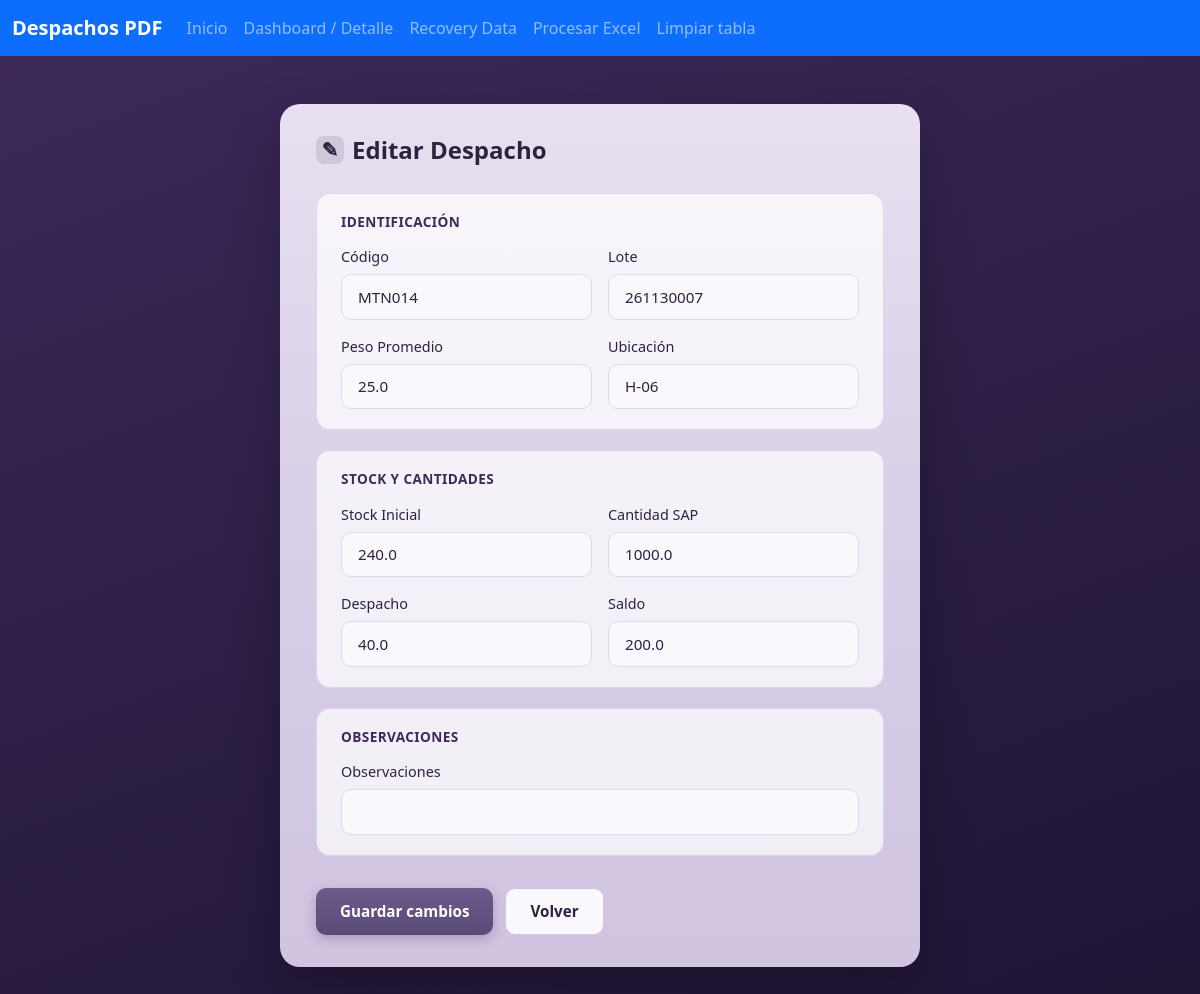
The app's page /editar/3 with its own data.
### app/models/despacho_model.py (models this page shows, shortened)
class Despacho(Base):
    __tablename__ = "despacho"
    id = Column(Integer, primary_key=True)
    id_carga = Column(Integer)
    fecha = Column(String(20))
    turno = Column(String(10))
    codigo = Column(String(20))
    lote = Column(String(20))
    peso_promedio = Column(Float)
    ubicacion = Column(String(50))
    stock_inicial = Column(Float)
    cantidad_sap = Column(Float)
    despacho = Column(Float)
    saldo = Column(Float)
    observaciones = Column(String(200))

### app/routes/dashboard_routes.py (the view, shortened to what this page needs)
@dashboard_bp.route("/editar/<int:id>", methods=["GET", "POST"])
def editar(id):
    registro = session.get(Despacho, id)
    return render_template("editar.html", r=registro)

### templates/editar.html (shortened to what this page needs)
<!DOCTYPE html>
<html lang="es">
<head>
    <link rel="stylesheet" href="{{ url_for('static', filename='main.css') }}">
    <link href="https://cdn.jsdelivr.net/npm/bootstrap@5.3.8/dist/css/bootstrap.min.css" rel="stylesheet">
</head>
<body class="d-flex flex-column min-vh-100 edit-page">
<nav class="navbar navbar-expand-lg navbar-dark bg-primary">
    <div class="container-fluid">
        <a class="navbar-brand" href="{{ url_for('dashboard.home') }}">Despachos PDF</a>
        <div class="collapse navbar-collapse" id="navbarNav">
            <ul class="navbar-nav me-auto">
                <li class="nav-item">
                    <a class="nav-link nav-link-close" href="{{ url_for('dashboard.home') }}">Inicio</a>
                </li>
                <li class="nav-item">
                    <a class="nav-link nav-link-close" href="{{ url_for('dashboard.dashboard') }}">Dashboard / Detalle</a>
                </li>
                <li class="nav-item">
                    <a class="nav-link nav-link-close" href="{{ url_for('pdf.ver_recovery') }}">Recovery Data</a>
                </li>
                <li class="nav-item">
                    <a class="nav-link nav-link-close" href="{{ url_for('excel.procesar_excel_route') }}">Procesar Excel</a>
                </li>
                <li class="nav-item">
                    <a class="nav-link nav-link-close" href="{{ url_for('pdf.limpiar_tabla') }}">Limpiar tabla</a>
                </li>
            </ul>
        </div>
    </div>
</nav>
<main class="flex-grow-1 d-flex align-items-start justify-content-center py-5 px-3">
    <div class="excel-form-panel edit-form-panel">
        <h1 class="excel-form-title">
            <span class="excel-form-icon" aria-hidden="true">✎</span>
            Editar Despacho
        </h1>
        <form method="POST" action="{{ url_for('dashboard.editar', id=r.id) }}" class="excel-form">
            <section class="excel-form-section">
                <h2 class="excel-form-section-title">Identificación</h2>
                <div class="row g-3">
                    <div class="col-md-6">
                        <label class="excel-form-label">Código</label>
                        <input type="text" name="codigo" class="excel-form-input" value="{{ r.codigo or '' }}">
                    </div>
                    <div class="col-md-6">
                        <label class="excel-form-label">Lote</label>
                        <input type="text" name="lote" class="excel-form-input" value="{{ r.lote or '' }}">
                    </div>
                    <div class="col-md-6">
                        <label class="excel-form-label">Peso Promedio</label>
                        <input type="text" name="peso" class="excel-form-input" value="{{ r.peso_promedio or '' }}">
                    </div>
                    <div class="col-md-6">
                        <label class="excel-form-label">Ubicación</label>
                        <input type="text" name="ubicacion" class="excel-form-input" value="{{ r.ubicacion or '' }}">
                    </div>
                </div>
            </section>
            <section class="excel-form-section">
                <h2 class="excel-form-section-title">Stock y cantidades</h2>
                <div class="row g-3">
                    <div class="col-md-6">
                        <label class="excel-form-label">Stock Inicial</label>
                        <input type="text" name="stock" class="excel-form-input" value="{{ r.stock_inicial or '' }}">
                    </div>
                    <div class="col-md-6">
                        <label class="excel-form-label">Cantidad SAP</label>
                        <input type="text" name="cantidad" class="excel-form-input" value="{{ r.cantidad_sap or '' }}">
                    </div>
                    <div class="col-md-6">
                        <label class="excel-form-label">Despacho</label>
                        <input type="text" name="despacho" class="excel-form-input" value="{{ r.despacho or '' }}">
                    </div>
                    <div class="col-md-6">
                        <label class="excel-form-label">Saldo</label>
                        <input type="text" name="saldo" class="excel-form-input" value="{{ r.saldo or '' }}">
                    </div>
                </div>
            </section>
            <section class="excel-form-section">
                <h2 class="excel-form-section-title">Observaciones</h2>
                <label class="excel-form-label">Observaciones</label>
                <input type="text" name="obs" class="excel-form-input" value="{{ r.observaciones or '' }}">
            </section>
            <div class="excel-form-actions">
                <button type="submit" class="excel-btn excel-btn-primary">Guardar cambios</button>
                <a href="{{ url_for('dashboard.home') }}" class="excel-btn excel-btn-secondary">Volver</a>
            </div>
        </form>
    </div>
</main>
</body>
</html>

### static/main.css (style rules this page uses)
.navbar-brand { font-weight: 600; }
.navbar-nav .nav-link { font-weight: 500; }
.excel-form-panel { width: 100%; max-width: 560px; background: linear-gradient(180deg, #e8e0f0 0%, #d8cee8 50%, #d0c4e0 100%); border-radius: 20px; padding: 2rem 2.25rem; box-shadow: 0 20px 50px rgba(0, 0, 0, 0.25); }
.excel-form-title { font-size: 1.5rem; font-weight: 600; color: #2d2340; margin-bottom: 1.75rem; display: flex; align-items: center; gap: 0.5rem; }
.excel-form-icon { display: inline-flex; align-items: center; justify-content: center; width: 28px; height: 28px; background: rgba(45, 35, 64, 0.12); color: #2d2340; border-radius: 8px; font-size: 1.25rem; line-height: 1; }
.excel-form-section { background: rgba(255, 255, 255, 0.7); border-radius: 14px; padding: 1.25rem 1.5rem; margin-bottom: 1.25rem; border: 1px solid rgba(210, 196, 224, 0.6); }
.excel-form-section-title { font-size: 0.85rem; font-weight: 600; color: #3d2a5c; margin-bottom: 1rem; text-transform: uppercase; letter-spacing: 0.03em; }
.excel-form-label { display: block; font-size: 0.9rem; font-weight: 500; color: #2d2340; margin-bottom: 0.4rem; }
.excel-form-input { width: 100%; padding: 0.65rem 1rem; font-size: 0.95rem; color: #2d2340; background: #faf8fc; border: 1px solid #e0d8e8; border-radius: 10px; transition: border-color 0.2s, box-shadow 0.2s; }
.excel-form-actions { display: flex; flex-wrap: wrap; gap: 0.75rem; margin-top: 1.5rem; padding-top: 0.5rem; }
.excel-btn { padding: 0.7rem 1.5rem; font-size: 0.95rem; font-weight: 600; border-radius: 10px; text-decoration: none; border: none; cursor: pointer; transition: opacity 0.2s, transform 0.15s; }
.excel-btn-primary { background: linear-gradient(180deg, #6b5b8a 0%, #5a4a78 100%); color: #fff; box-shadow: 0 4px 12px rgba(90, 74, 120, 0.35); }
.excel-btn-secondary { background: #faf8fc; color: #2d2340; border: 1px solid #d0c4e0; }
.edit-page { background: linear-gradient(160deg, #3d2a5c 0%, #2d1f45 50%, #1f1535 100%); min-height: 100vh; }
.edit-form-panel { max-width: 640px; }

### records on screen
Despacho: codigo "MTN014", lote "261130007", peso "25.0", ubicacion "H-06", stock "240.0", cantidad "1000.0", despacho "40.0", saldo "200.0"
